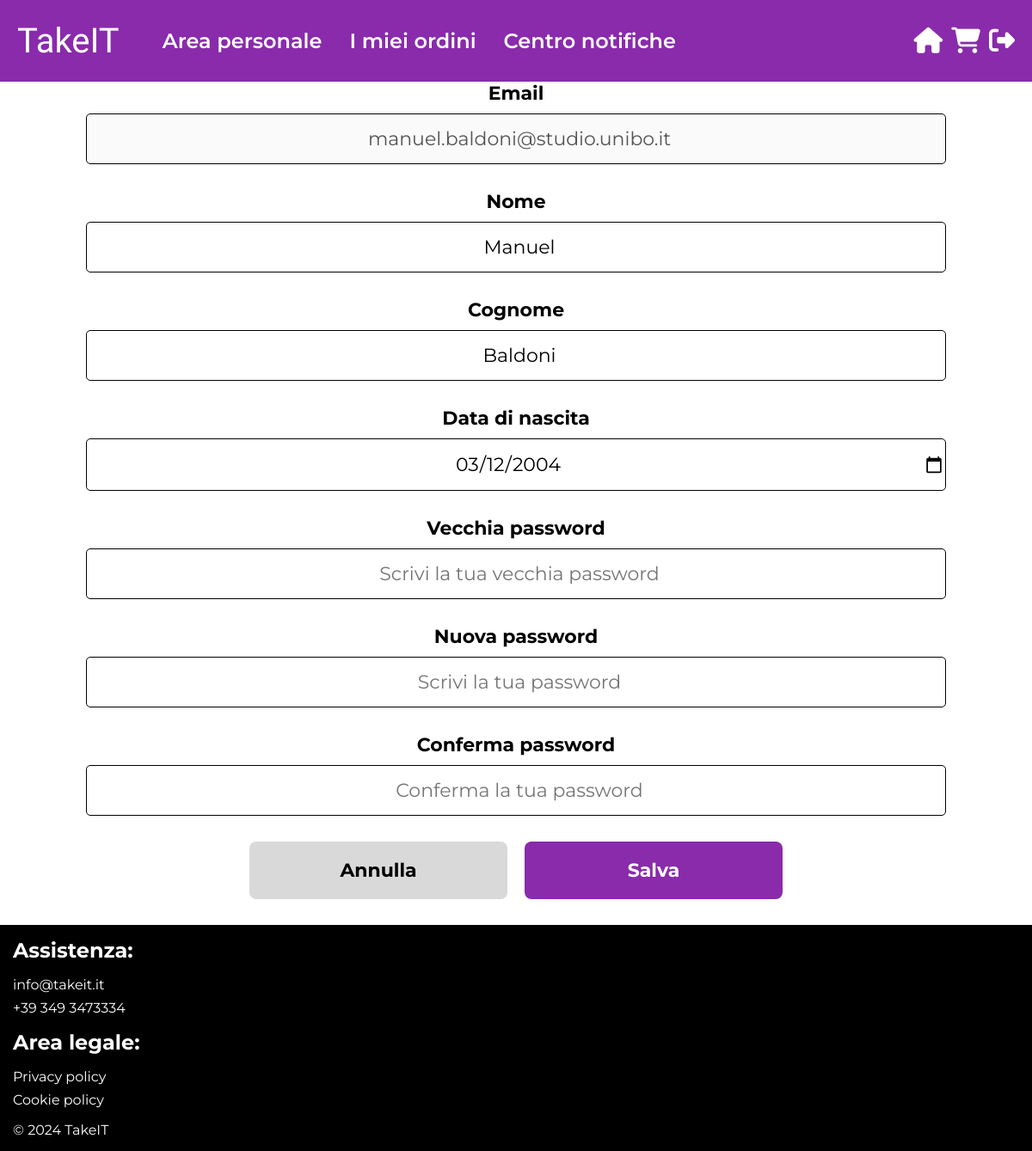
The app's page /TakeIT/modifica-informazioni.php (signed in) with its own data.
### tables this page shows
CREATE TABLE `utente` (
  `email` varchar(255) NOT NULL,
  `password` varchar(255) NOT NULL,
  `nome` varchar(255) DEFAULT NULL,
  `cognome` varchar(255) DEFAULT NULL,
  `dataDiNascita` date DEFAULT NULL,
  `ruolo` enum('venditore','cliente') NOT NULL,
  `salt` varchar(255) DEFAULT NULL,
  `cellulare` varchar(15) DEFAULT NULL
);

### TakeIT/db/database.php (called while the page is built, shortened)
<?php
class DatabaseHelper{
    private $db;
    public function __construct($servername, $username, $password, $dbname){
        $this->db = new mysqli($servername, $username, $password, $dbname);
    }
    public function getInformazioni($email_utente){
        $stmt = $this->db->prepare("SELECT * FROM utente WHERE email = ?");
        $stmt->bind_param('s',$email_utente);
        $stmt->execute();
        $result = $stmt->get_result();
        return $result->fetch_assoc();
    }
}
?>

### TakeIT/bootstrap.php (called while the page is built, shortened)
<?php
require_once("db/database.php");
$dbh = new DatabaseHelper("localhost", "root", "Burberino!202021", "ecommerce_tw");
?>

### TakeIT/template/modifica-informazioni-form.php (the view, shortened to what this page needs)
<form method="POST" name="formModifica" id="formModifica">
    <ul>
        <li>
            <label for="email">Email</label>
            <input type="text" id="email" name="email" placeholder="Scrivi la tua email" value="<?php echo htmlspecialchars($templateParams["informazioni"]["email"]); ?>" disabled/>
        </li>
        <li>
            <label for="nome">Nome</label>
            <input type="text" id="nome" name="nome" placeholder="Scrivi il tuo nome" value="<?php echo htmlspecialchars($templateParams["informazioni"]["nome"]); ?>" required/>
        </li>
        <li>
            <label for="cognome">Cognome</label>
            <input type="text" id="cognome" name="cognome" placeholder="Scrivi il tuo cognome" value="<?php echo htmlspecialchars($templateParams["informazioni"]["cognome"]); ?>" required/>
        </li>
        <li>
            <label for="dataDiNascita">Data di nascita</label>
            <input type="date" id="dataDiNascita" name="dataDiNascita" value="<?php echo htmlspecialchars($templateParams["informazioni"]["dataDiNascita"]); ?>" required/>
        </li>
        <li>
            <label for="vecchiaPassword">Vecchia password</label>
            <input type="password" id="vecchiaPassword" name="vecchiaPassword" placeholder="Scrivi la tua vecchia password" required />
        </li>
        <li>
            <label for="password">Nuova password</label>
            <input type="password" id="password" name="password" placeholder="Scrivi la tua password" required />
        </li>
        <li>
            <label for="confermaPassword">Conferma password</label>
            <input type="password" id="confermaPassword" name="confermaPassword" placeholder="Conferma la tua password" required />
        </li>
        <li>
            <a href="profilo.php" aria-label="Torna alla pagina profilo">Annulla</a>
            <input type="button" name="salva" value="Salva" onclick="controllaInfoPersonali(event)"/>
        </li>
    </ul>
</form>

### TakeIT/css/system.css (style rules this page uses)
:root { --color-primary-300: #892BAB; --color-primary-500: #6E238A; --color-primary-700: #601F7A; --color-error: #AD0900; --color-error-dark: #850700; --color-dark-gray: #B8B8B8; --color-light-gray: #F5F5F5; --color-gray: #D9D9D9; --color-success: #2C6426; --color-success-dark: #255520; }
html { scroll-behavior: smooth; }
body, h1, h2, a, p, input, button { margin: 0; padding: 0; }
body { font-family: "Montserrat", sans-serif; color: #000000; background-color: #ffffff; }
textarea, input { font-family: 'Montserrat', sans-serif; }

### TakeIT/css/modifica-utente.css (style rules this page uses)
main form ul { list-style: none; margin: 0px; padding: 0px; }
main form label { width: 100%; font-size: 22px; font-weight: bold; margin-bottom: 10px; color: #000000; }
main form input { width: 100%; margin-bottom: 25px; padding: 15px 0px 15px 8px; font-size: 22px; border: 1px solid #000000; border-radius: 5px; height: auto; box-sizing: border-box; }
main > form > ul li:last-child { display: flex; justify-content: center; gap: 20px; }
main > form > ul li:last-child input[name="salva"], main > form > ul li:last-child a { flex: 1; max-width: 300px; text-align: center; }
main > form > ul li:last-child input[name="salva"] { font-weight: bold; background-color: var(--color-primary-300); color: #FFFFFF; border: none; padding: 10px 20px; cursor: pointer; border-radius: 8px; }
main > form > ul li:last-child a { font-weight: bold; background-color: var(--color-gray); color: #000000; border: none; padding: 10px 20px; cursor: pointer; border-radius: 8px; height: fit-content; box-sizing: border-box; text-decoration: none; }
main > form > ul li:last-child input { font-size: 18px; }
@media (min-width: 768px) { main form { margin: auto; } }
@media (min-width: 768px) { main ul { width: 600px; } }
@media (min-width: 768px) { main form label { display: block; margin-bottom: 10px; } }
@media (min-width: 768px) { main form input[type="button"] { font-size: 25px; padding: 20px 30px; } }
@media (min-width: 768px) { main form input { text-align: center; margin-bottom: 30px; } }
@media (min-width: 768px) { main > form > ul li:last-child input[name="salva"] { font-size: 20px; padding: 15px 30px; } }
@media (min-width: 768px) { main > form > ul li:last-child a { font-size: 20px; padding: 15px 30px; } }
@media (min-width: 1200px) { main ul { width: 1000px; } }
@media (min-width: 1200px) { main > form > ul li:last-child input[name="salva"] { font-size: 22px; padding: 20px 40px; } }
@media (min-width: 1200px) { main > form > ul li:last-child a { font-size: 22px; padding: 20px 40px; } }

### records on screen
utente: email "manuel.baldoni@studio.unibo.it", nome "Manuel", cognome "Baldoni", dataDiNascita "03/12/2004"
